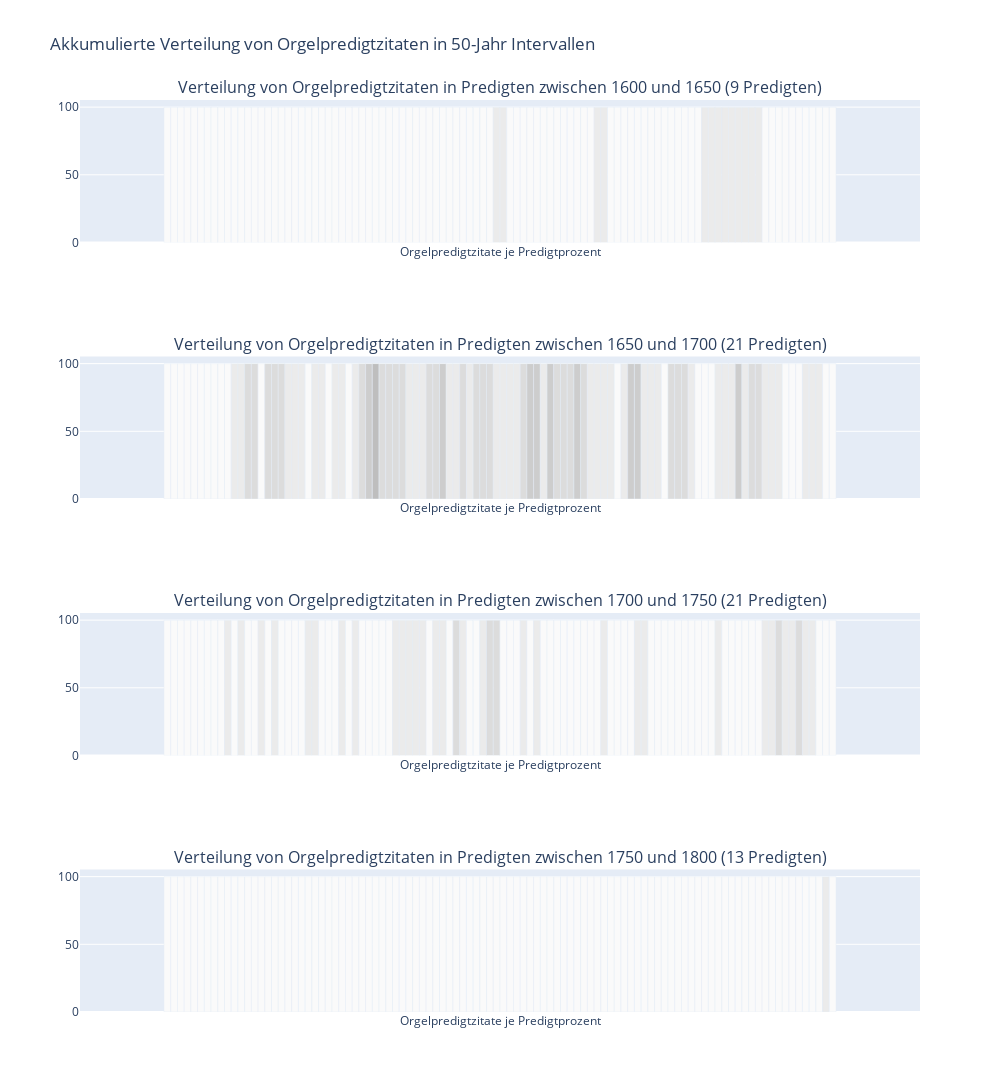

The notebook cell this image was saved under:
### Code cell
# Create subplots
fig = make_subplots(rows=len(figs_50_orgel), 
                    cols=1, 
                    subplot_titles=[f"Verteilung von Orgelpredigtzitaten in Predigten zwischen {1600 + (i*50)} und {1600+(i*50)+50} ({len(sermons_grouped_50[i])} Predigten)" for i in range(len(figs_50))])

# Add traces from each figure to the subplots
for i, fig_item in enumerate(figs_50_orgel):
    for trace in fig_item.data:
        fig.add_trace(trace, row=i+1, col=1)

# Update layout
fig.update_layout(height=1200, width=1000, showlegend = False)
fig.update_layout(title_text="Akkumulierte Verteilung von Orgelpredigtzitaten in 50-Jahr Intervallen")

# Show the figure
fig.show()
